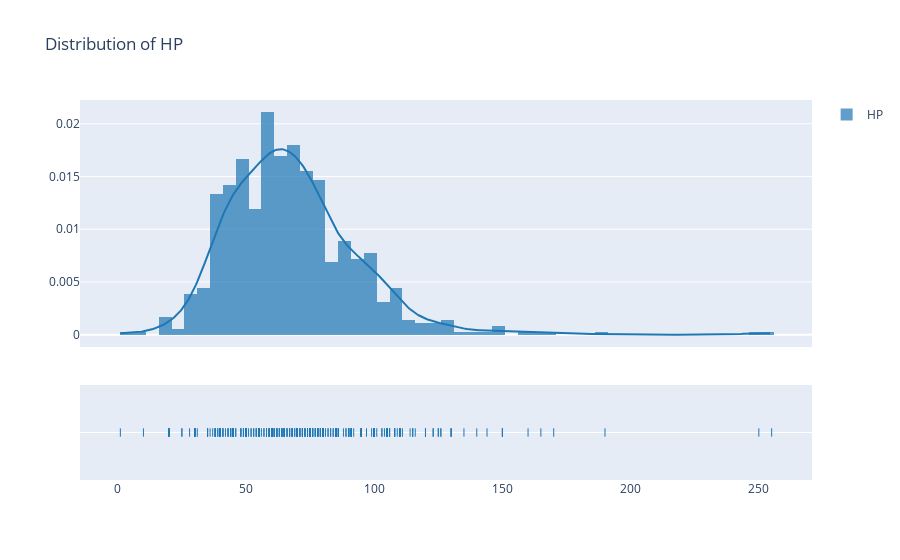

Write notebook code for a chart like this one.
### Markdown cell above
### Distribution of HP

### Code cell
fig = ff.create_distplot([pokedata.HP], ['HP'], bin_size=5)
fig.update_layout(title="Distribution of HP") 
iplot(fig, filename='Basic Distplot')

### Figure 1 — Plotly figure (JSON) as saved in the notebook; plotly's stock layout.template omitted (floating-point values rounded to 4 significant figures; data arrays with more than 128 entries replaced by an {"elided": "..."} marker saying what was removed)
{"data": [{"autobinx": false, "histnorm": "probability density", "legendgroup": "HP", "marker": {"color": "rgb(31, 119, 180)"}, "name": "HP", "opacity": 0.7, "type": "histogram", "x": {"elided": "721 int values"}, "xaxis": "x", "xbins": {"end": 255, "size": 5, "start": 1}, "yaxis": "y"}, {"legendgroup": "HP", "marker": {"color": "rgb(31, 119, 180)"}, "mode": "lines", "name": "HP", "showlegend": false, "type": "scatter", "x": {"elided": "500 float values"}, "xaxis": "x", "y": {"elided": "500 float values"}, "yaxis": "y"}, {"legendgroup": "HP", "marker": {"color": "rgb(31, 119, 180)", "symbol": "line-ns-open"}, "mode": "markers", "name": "HP", "showlegend": false, "type": "scatter", "x": {"elided": "721 int values"}, "xaxis": "x", "y": {"elided": "721 str values"}, "yaxis": "y2"}], "layout": {"barmode": "overlay", "hovermode": "closest", "legend": {"traceorder": "reversed"}, "title": {"text": "Distribution of HP"}, "xaxis": {"anchor": "y2", "domain": [0, 1], "zeroline": false}, "yaxis": {"anchor": "free", "domain": [0.35, 1], "position": 0}, "yaxis2": {"anchor": "x", "domain": [0, 0.25], "dtick": 1, "showticklabels": false}}}
